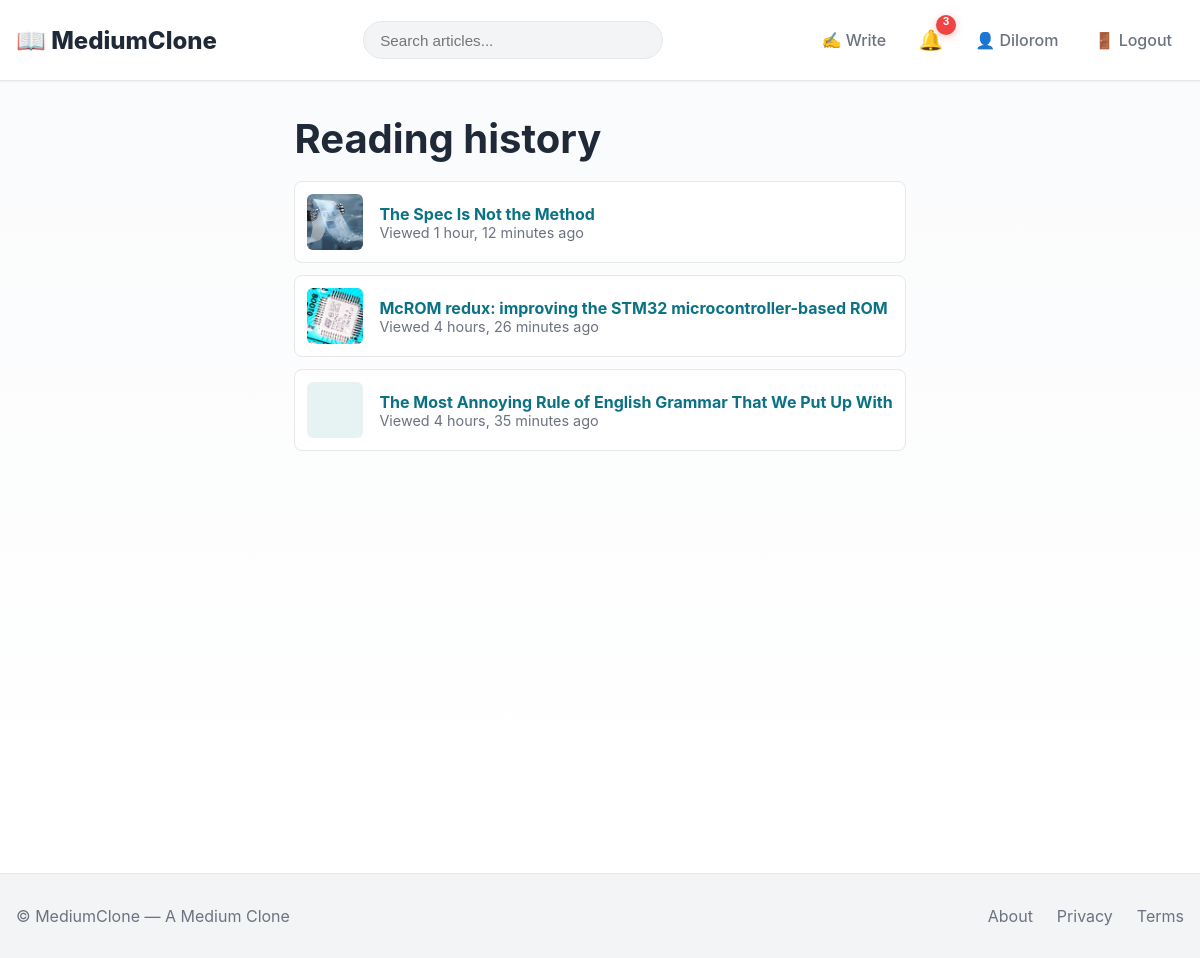
The page /notifications/reading-history/ (signed in) on the database as committed earlier.
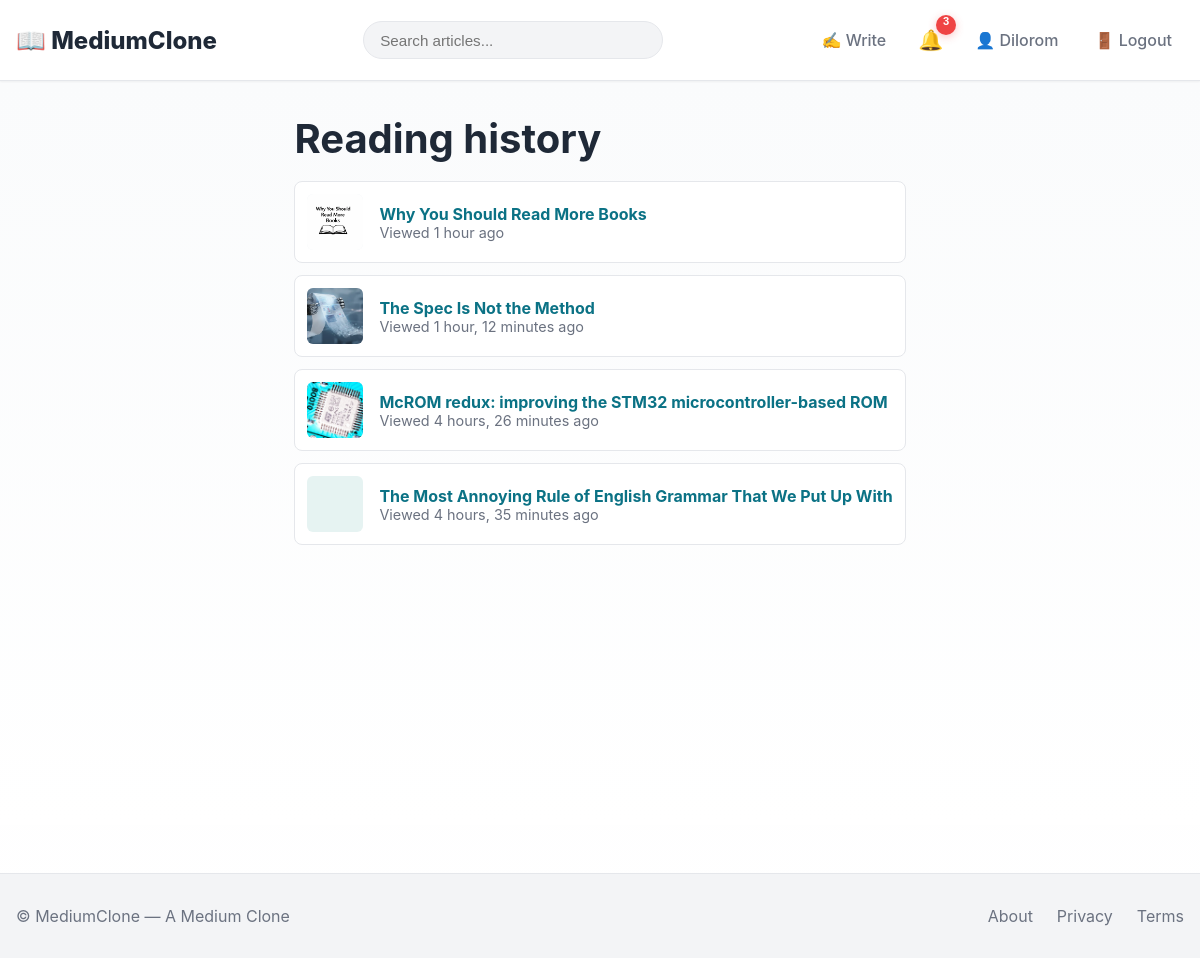
The same page on the database as committed later.
### notifications/models.py (models this page shows)
class ReadingHistory(models.Model):
    user = models.ForeignKey(settings.AUTH_USER_MODEL, on_delete=models.CASCADE, related_name="reading_history")
    article = models.ForeignKey("articles.Article", on_delete=models.CASCADE, related_name="read_by")
    viewed_at = models.DateTimeField(auto_now=True)  # auto_now: updated each view
    class Meta:
        unique_together = ("user", "article")
        ordering = ["-viewed_at"]

### articles/models.py (models this page shows, shortened)
class Article(models.Model):
    STATUS_CHOICES = (("draft", "Draft"), ("published", "Published"))
    author = models.ForeignKey(settings.AUTH_USER_MODEL, on_delete=models.CASCADE, related_name="articles")
    title = models.CharField(max_length=255)
    slug = models.SlugField(max_length=300, unique=True, blank=True)
    body = models.TextField()
    excerpt = models.TextField(blank=True)
    status = models.CharField(max_length=10, choices=STATUS_CHOICES, default="draft")
    tags = models.ManyToManyField(Tag, blank=True, related_name="articles")
    is_member_only = models.BooleanField(
        default=False,
        help_text="Only followers can read this article"
    )
    cover_image = models.ImageField(upload_to="article_covers/", blank=True, null=True)
    views_count = models.PositiveIntegerField(default=0)
    created_at = models.DateTimeField(auto_now_add=True)
    updated_at = models.DateTimeField(auto_now=True)
    published_at = models.DateTimeField(blank=True, null=True)
    class Meta:
        ordering = ["-published_at", "-created_at"]
        indexes = [models.Index(fields=["-published_at", "status"])]
    def get_absolute_url(self):
        return reverse("articles:detail", kwargs={"slug": self.slug})

### notifications/views.py (the view)
# urls.py: path("reading-history/", views.reading_history, name="reading-history"),
@login_required
def reading_history(request):
    history = request.user.reading_history.select_related("article__author").all()
    return render(request, "notifications/reading_history.html", {"history": history})

### notifications/templates/notifications/reading_history.html
{% extends "core/base.html" %}
{% block content %}
<div class="container" style="max-width:900px;margin:2rem auto">
  <h1>Reading history</h1>
  {% if history %}
    <div style="display:flex;flex-direction:column;gap:.75rem;margin-top:1rem">
      {% for entry in history %}
        <div class="card" style="display:flex;justify-content:space-between;align-items:center;padding:.75rem">
          <div style="display:flex;gap:1rem;align-items:center">
            <div style="width:56px;height:56px;background:#f1f5f9;border-radius:6px;overflow:hidden">
              {% if entry.article.cover_image %}
                <img src="{{ entry.article.cover_image.url }}" alt="" style="width:100%;height:100%;object-fit:cover">
              {% else %}
                <div style="width:100%;height:100%;background:#e6f3f2"></div>
              {% endif %}
            </div>
            <div>
              <a href="{{ entry.article.get_absolute_url }}"><strong>{{ entry.article.title }}</strong></a>
              <div class="meta" style="font-size:.9rem">Viewed {{ entry.viewed_at|timesince }} ago</div>
            </div>
          </div>
        </div>
      {% endfor %}
    </div>
  {% else %}
    <div class="card" style="padding:1rem">
      <p>No reading history yet.</p>
    </div>
  {% endif %}
</div>
{% endblock %}

Rows that differ between the two databases and show on the page:
added ReadingHistory: article.cover_image (picture), article "Why You Should Read More Books", viewed_at "1 hour"
